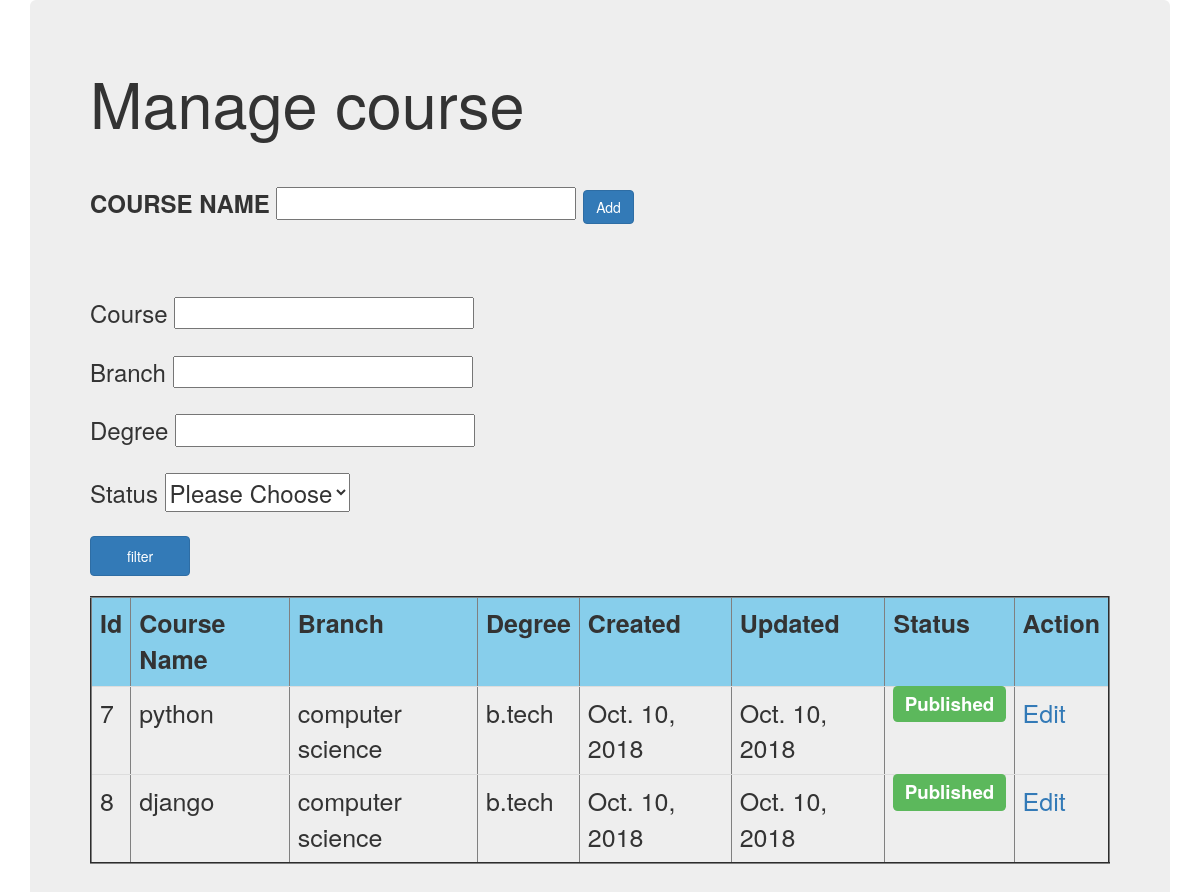
/manage/college/courses/1, run on the app's committed database.
### web_app/models.py (models this page shows, shortened)
class Course_page(models.Model):
    college = models.ForeignKey('College_detail',on_delete=models.CASCADE,null=True,blank=True)
    global exams
    course_name = models.CharField(max_length=256)
    degree = models.CharField(max_length=50)
    branch = models.CharField(max_length=50)
    exam = models.ManyToManyField(Exam_detail,blank=True,default=None)
    course_duration = models.IntegerField()
    eligibility = models.CharField(max_length=223)
    course_detail = models.CharField(max_length=256)
    publish = models.BooleanField(default = True)
    created_date =  models.DateField(("Date"), default=datetime.date.today)
    updated_date = models.DateField(("Date"), default=datetime.date.today)
    slug = models.SlugField(blank=True)

### web_app/views.py (the view)
# urls.py: path("manage/college/courses/<pk>",views.managecourse,name="manage_course"),
def managecourse(request,pk=None):
    course_model = Course_page.objects.all()
    course = CourseForm()
    l = Course_page.objects.filter(college_id = pk)
    print(l)
    if request.method == "POST":
        course = CourseForm(data=request.POST)
        course_name = request.POST.get('course_name')
        m = Course_page.objects.all().values_list('course_name', flat=True)
        l = []
        for i in m:
            l.append(i)
        if course_name in l:
            print("not valid")
            return render(request, "course.html", {'course': course,'course_model':course_model})
        else:
            name = {'course_name':course_name}
            return HttpResponseRedirect(reverse('dynamic-arg',args=(course_name,pk)))
    else:
        d={}
        for key,value in request.GET.items():
            if value !='':
                d[key]=value
        print(d)
        if d:
            l = Course_page.objects.filter(college_id=pk,**d)
        else:
            course_model = l
            course = CourseForm()
    return render(request,"course.html",{'course':course,'course_model':l})

### web_app/forms.py (shortened to what this page needs)
class CourseForm(forms.ModelForm):
    course = Course_page.objects.all()
    exam = forms.ModelMultipleChoiceField( required=True, queryset=Exam_detail.objects.all())
    course_detail = forms.CharField(widget=forms.Textarea)
    class Meta():
        model = Course_page
        fields = ('course_name','course_duration','degree','branch','exam','eligibility','course_detail','publish')

### templates/course.html (shortened to what this page needs)
<html>
<!DOCTYPE html>
<html>
<head>
<link rel="stylesheet" href="https://maxcdn.bootstrapcdn.com/bootstrap/3.3.7/css/bootstrap.min.css">
<link rel="stylesheet" href="http://code.jquery.com/ui/1.8.18/themes/base/jquery-ui.css" type="text/css" media="all" />
<link rel="stylesheet" href="http://code.jquery.com/ui/1.8.18/themes/base/jquery-ui.css" type="text/css" media="all" />
</head>
<body>
<div class="container">
  <div class="jumbotron">
    <h1>Manage course</h1>
    <br>
<form method ="post" id ="framework_form" >
<h3>
  <label >COURSE NAME</label>      {{course.course_name}}    <input type="submit" value ="Add" class="btn btn-primary" id="validate">
  <br><br>
  <br>
</form>
<h3>
<form method="get" >
Course <input type ="text" value="" name="course_name" id="course"><br><br>
Branch <input type ="text" value = "" name="branch" id="branch"><br><br>
Degree <input type ="text" value = "" name="degree" id="degree"><br><br>
Status
<select id="publish" name="publish">
<option value="">Please Choose</option>
</select>
</h3>
<input type='submit' class="btn btn-primary"  value="filter" id="filter">
<br><br>
<table border="2" id="course-table" class="table color-table muted-table">
<tr>
<th>Id</th>
<th>Course Name </th>
<th>Branch </th>
<th>Degree  </th>
<th>Created</th>
<th>Updated</th>
<th>Status </th>
<th> Action  </th>
</tr>
{% for p in course_model %}
<tr>
<td>{{p.pk}} </td>
<td>{{p.course_name}}</td>
<td>{{p.branch}}</td>
<td>{{p.degree}}</td>
<td>{{p.created_date}}</td>
<td>{{p.updated_date}}</td>
{% if p.publish %}
<td><span class="label label-success">Published</span></td>
{% else %}
<td><span class="label label-danger">Unpublished</span></td>
{% endif %}
<td><a href="{% url 'course_edit_form' p.pk %}">Edit</a></td>
</tr>
{% endfor %}
</table>
</div>
</div>
</body>
</html>

### templates/course.html (style rules this page uses)
th,td { font-size: 25px; }
td { padding-right: 20px; }
th { background-color: skyblue; }
#filter { width: 100px; height: 40px; }

### data on the page
Course_page: pk "7", course_name "python", branch "computer science", degree "b.tech", created_date "Oct. 10, 2018", updated_date "Oct. 10, 2018", publish "Published"
Course_page: pk "8", course_name "django", branch "computer science", degree "b.tech", created_date "Oct. 10, 2018", updated_date "Oct. 10, 2018", publish "Published"
